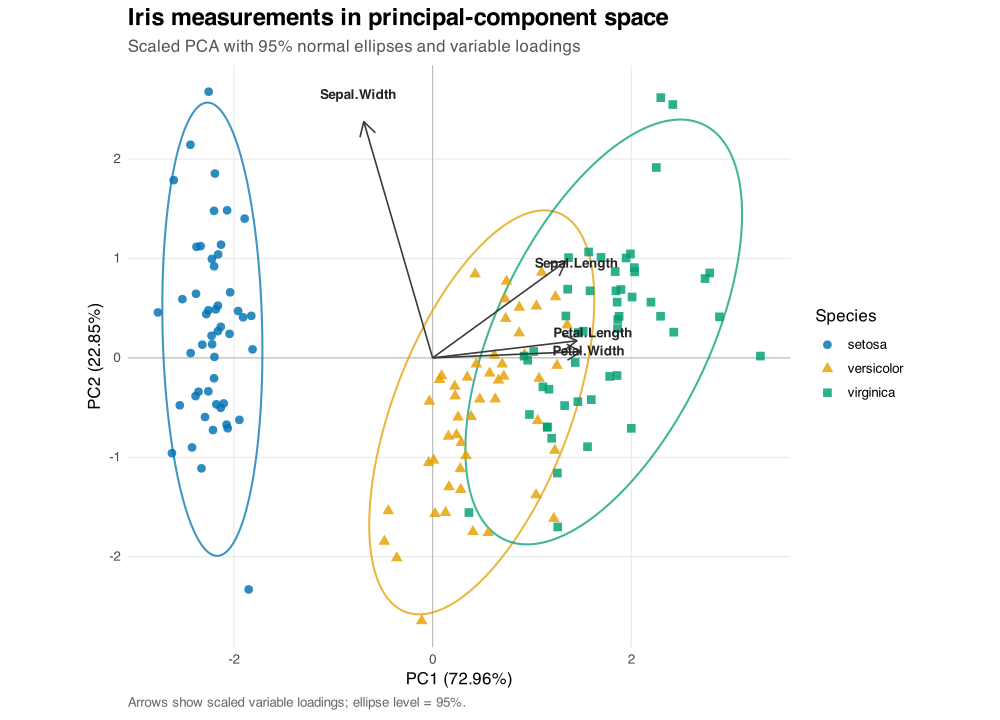

The R source for this figure:
#!/usr/bin/env Rscript

all_args <- commandArgs(trailingOnly = FALSE)
file_arg <- grep("^--file=", all_args, value = TRUE)
if (length(file_arg) != 1L) {
  stop("Could not determine the plot.R script path.", call. = FALSE)
}
script_path <- normalizePath(
  sub("^--file=", "", file_arg[[1L]]),
  mustWork = TRUE
)

args <- commandArgs(trailingOnly = TRUE)
if (length(args) != 2L) {
  stop(
    "Usage: Rscript plot.R <input-file> <output-directory>",
    call. = FALSE
  )
}

main <- function() {
input_file <- args[[1L]]
output_directory <- args[[2L]]
measure_columns <- c(
  "Sepal.Length",
  "Sepal.Width",
  "Petal.Length",
  "Petal.Width"
)
required_columns <- c(measure_columns, "Species")

abort <- function(message) {
  stop(message, call. = FALSE)
}

if (!file.exists(input_file) || isTRUE(file.info(input_file)$isdir)) {
  abort(paste0("Input file does not exist or is not a file: ", input_file))
}
if (!requireNamespace("ggplot2", quietly = TRUE)) {
  abort("The ggplot2 package is required. Install it with install.packages('ggplot2').")
}

input <- tryCatch(
  utils::read.csv(
    input_file,
    stringsAsFactors = FALSE,
    check.names = FALSE
  ),
  error = function(error) {
    abort(paste0("Could not read input CSV: ", conditionMessage(error)))
  }
)

missing_columns <- setdiff(required_columns, names(input))
if (length(missing_columns) > 0L) {
  abort(paste0(
    "Input is missing required column(s): ",
    paste(missing_columns, collapse = ", ")
  ))
}
if (nrow(input) == 0L) {
  abort("Input must contain at least one data row.")
}

for (column in measure_columns) {
  values <- input[[column]]
  if (!is.numeric(values)) {
    abort(paste0("Required measure ", column, " must be numeric."))
  }
  if (anyNA(values)) {
    abort(paste0("Required measure ", column, " contains missing or NA values."))
  }
  if (any(!is.finite(values))) {
    abort(paste0("Required measure ", column, " contains non-finite or Inf values."))
  }
  if (!is.finite(stats::var(values)) || stats::var(values) == 0) {
    abort(paste0(
      "Required measure ",
      column,
      " has zero variance or is constant."
    ))
  }
}

species <- as.character(input$Species)
if (anyNA(species) || any(!nzchar(trimws(species)))) {
  abort("Species contains missing, empty, or blank values.")
}
group_sizes <- table(species)
if (any(group_sizes < 3L)) {
  undersized <- names(group_sizes)[group_sizes < 3L]
  abort(paste0(
    "Every Species group must contain at least 3 rows; undersized group(s): ",
    paste(undersized, collapse = ", ")
  ))
}
input$Species <- species

if (file.exists(output_directory) && !isTRUE(file.info(output_directory)$isdir)) {
  abort(paste0("Output path exists but is not a directory: ", output_directory))
}
if (!dir.exists(output_directory)) {
  created <- dir.create(output_directory, recursive = TRUE, showWarnings = FALSE)
  if (!created) {
    abort(paste0("Could not create output directory: ", output_directory))
  }
}
output_filenames <- c(
  "plot.png",
  "plot.pdf",
  "pca-variance.csv",
  "pca-scores.csv",
  "pca-loadings.csv",
  "index.html"
)
resolved_input <- normalizePath(input_file, mustWork = TRUE)
resolved_outputs <- vapply(
  file.path(output_directory, output_filenames),
  normalizePath,
  character(1),
  mustWork = FALSE
)
if (resolved_input %in% resolved_outputs) {
  abort(
    "Input file would be overwritten by a generated output; choose a different output directory."
  )
}

pca <- stats::prcomp(
  input[measure_columns],
  center = TRUE,
  scale. = TRUE
)
components <- colnames(pca$rotation)
component_signs <- vapply(
  seq_along(components),
  function(index) {
    anchor <- which.max(abs(pca$rotation[, index]))
    if (pca$rotation[anchor, index] < 0) -1 else 1
  },
  numeric(1)
)
pca$rotation <- sweep(pca$rotation, 2L, component_signs, FUN = "*")
pca$x <- sweep(pca$x, 2L, component_signs, FUN = "*")
eigenvalues <- pca$sdev^2
explained_percent <- 100 * eigenvalues / sum(eigenvalues)

variance <- data.frame(
  component = components,
  eigenvalue = eigenvalues,
  explained_percent = explained_percent,
  cumulative_percent = cumsum(explained_percent),
  check.names = FALSE
)
scores <- data.frame(
  sample_id = sprintf("iris_%03d", seq_len(nrow(input))),
  Species = input$Species,
  pca$x[, components, drop = FALSE],
  check.names = FALSE
)
loadings <- data.frame(
  variable = measure_columns,
  pca$rotation[measure_columns, components, drop = FALSE],
  check.names = FALSE
)

staging_directory <- tempfile(
  pattern = ".figureforge-iris-pca-stage-",
  tmpdir = output_directory
)
if (!dir.create(staging_directory, showWarnings = FALSE)) {
  abort("Could not create a temporary staging directory for generated outputs.")
}
on.exit({
  if (dir.exists(staging_directory)) {
    unlink(staging_directory, recursive = TRUE, force = TRUE)
  }
}, add = TRUE)

staged_path <- function(filename) {
  file.path(staging_directory, filename)
}

utils::write.csv(
  variance,
  staged_path("pca-variance.csv"),
  row.names = FALSE
)
utils::write.csv(
  scores,
  staged_path("pca-scores.csv"),
  row.names = FALSE
)
utils::write.csv(
  loadings,
  staged_path("pca-loadings.csv"),
  row.names = FALSE
)

score_extent <- max(abs(scores[, c("PC1", "PC2")]))
loading_extent <- max(abs(loadings[, c("PC1", "PC2")]))
arrow_scale <- if (loading_extent > 0) {
  0.72 * score_extent / loading_extent
} else {
  1
}
loading_plot <- loadings
loading_plot$PC1_plot <- loading_plot$PC1 * arrow_scale
loading_plot$PC2_plot <- loading_plot$PC2 * arrow_scale
loading_plot$label_x <- loading_plot$PC1_plot * 1.08
loading_plot$label_y <- loading_plot$PC2_plot * 1.08 +
  c(-0.10, 0.08, 0.18, -0.12)

species_levels <- unique(input$Species)
okabe_ito <- c("#0072B2", "#E69F00", "#009E73")
if (length(species_levels) > length(okabe_ito)) {
  extra_colors <- grDevices::hcl.colors(
    length(species_levels) - length(okabe_ito),
    palette = "Dark 3"
  )
  species_colors <- c(okabe_ito, extra_colors)
} else {
  species_colors <- okabe_ito[seq_along(species_levels)]
}
names(species_colors) <- species_levels
shape_values <- rep(c(16, 17, 15, 3, 7, 8), length.out = length(species_levels))
names(shape_values) <- species_levels

plot_data <- scores
plot_data$Species <- factor(plot_data$Species, levels = species_levels)

covariance_ellipse <- function(group_data, level = 0.95, points = 181L) {
  coordinates <- as.matrix(group_data[, c("PC1", "PC2"), drop = FALSE])
  center <- colMeans(coordinates)
  covariance <- stats::cov(coordinates)
  decomposition <- eigen(covariance, symmetric = TRUE)
  largest_eigenvalue <- max(c(decomposition$values, 0))
  eigenvalue_floor <- max(
    largest_eigenvalue * 1e-10,
    .Machine$double.eps
  )
  stable_eigenvalues <- pmax(decomposition$values, eigenvalue_floor)
  angles <- seq(0, 2 * pi, length.out = points)
  unit_circle <- rbind(cos(angles), sin(angles))
  transform <- decomposition$vectors %*%
    diag(sqrt(stable_eigenvalues), nrow = 2L)
  ellipse <- sqrt(stats::qchisq(level, df = 2L)) *
    transform %*% unit_circle
  ellipse <- sweep(ellipse, 1L, center, FUN = "+")
  data.frame(
    PC1 = ellipse[1L, ],
    PC2 = ellipse[2L, ],
    Species = factor(
      rep(as.character(group_data$Species[[1L]]), ncol(ellipse)),
      levels = species_levels
    ),
    check.names = FALSE
  )
}

ellipse_data <- do.call(
  rbind,
  lapply(
    split(plot_data, plot_data$Species, drop = TRUE),
    covariance_ellipse
  )
)

p <- ggplot2::ggplot(
  plot_data,
  ggplot2::aes(x = PC1, y = PC2, color = Species, shape = Species)
) +
  ggplot2::geom_hline(yintercept = 0, color = "#B8B8B8", linewidth = 0.35) +
  ggplot2::geom_vline(xintercept = 0, color = "#B8B8B8", linewidth = 0.35) +
  ggplot2::geom_path(
    data = ellipse_data,
    ggplot2::aes(x = PC1, y = PC2, color = Species, group = Species),
    inherit.aes = FALSE,
    linewidth = 0.7,
    alpha = 0.75,
    show.legend = FALSE
  ) +
  ggplot2::geom_point(size = 2.7, alpha = 0.82, stroke = 0.35) +
  ggplot2::geom_segment(
    data = loading_plot,
    ggplot2::aes(
      x = 0,
      y = 0,
      xend = PC1_plot,
      yend = PC2_plot
    ),
    inherit.aes = FALSE,
    color = "#3A3A3A",
    linewidth = 0.55,
    arrow = grid::arrow(length = grid::unit(0.16, "inches"))
  ) +
  ggplot2::geom_text(
    data = loading_plot,
    ggplot2::aes(
      x = label_x,
      y = label_y,
      label = variable
    ),
    inherit.aes = FALSE,
    color = "#252525",
    size = 3.4,
    fontface = "bold",
    check_overlap = TRUE
  ) +
  ggplot2::scale_color_manual(values = species_colors) +
  ggplot2::scale_shape_manual(values = shape_values) +
  ggplot2::coord_equal() +
  ggplot2::labs(
    title = "Iris measurements in principal-component space",
    subtitle = "Scaled PCA with 95% normal ellipses and variable loadings",
    x = sprintf("PC1 (%.2f%%)", explained_percent[[1L]]),
    y = sprintf("PC2 (%.2f%%)", explained_percent[[2L]]),
    color = "Species",
    shape = "Species",
    caption = "Arrows show scaled variable loadings; ellipse level = 95%."
  ) +
  ggplot2::theme_minimal(base_size = 12) +
  ggplot2::theme(
    panel.grid.minor = ggplot2::element_blank(),
    panel.grid.major = ggplot2::element_line(color = "#E7E7E7", linewidth = 0.35),
    plot.title = ggplot2::element_text(face = "bold", size = 17),
    plot.subtitle = ggplot2::element_text(color = "#555555"),
    legend.position = "right",
    plot.caption = ggplot2::element_text(color = "#666666", hjust = 0)
  )

ggplot2::ggsave(
  staged_path("plot.png"),
  plot = p,
  width = 10,
  height = 7.2,
  units = "in",
  dpi = 300,
  bg = "white"
)
ggplot2::ggsave(
  staged_path("plot.pdf"),
  plot = p,
  width = 10,
  height = 7.2,
  units = "in",
  device = grDevices::cairo_pdf,
  bg = "white"
)

html_escape <- function(value) {
  value <- enc2utf8(as.character(value))
  value <- gsub("&", "&amp;", value, fixed = TRUE)
  value <- gsub("<", "&lt;", value, fixed = TRUE)
  value <- gsub(">", "&gt;", value, fixed = TRUE)
  value <- gsub("\"", "&quot;", value, fixed = TRUE)
  gsub("'", "&#39;", value, fixed = TRUE)
}

numeric_table_rows <- function(data, label_column, numeric_columns, digits = 6L) {
  vapply(seq_len(nrow(data)), function(index) {
    values <- vapply(
      data[index, numeric_columns, drop = FALSE],
      function(value) formatC(
        value[[1L]],
        digits = digits,
        format = "f",
        decimal.mark = "."
      ),
      character(1)
    )
    paste0(
      "<tr><th scope=\"row\">",
      html_escape(data[[label_column]][[index]]),
      "</th><td>",
      paste(html_escape(values), collapse = "</td><td>"),
      "</td></tr>"
    )
  }, character(1))
}

variance_rows <- numeric_table_rows(
  variance,
  "component",
  c("eigenvalue", "explained_percent", "cumulative_percent")
)
loading_rows <- numeric_table_rows(
  loadings,
  "variable",
  components
)
input_basename <- basename(input_file)

relative_path <- function(target, from_directory) {
  target <- normalizePath(target, winslash = "/", mustWork = TRUE)
  from_directory <- normalizePath(
    from_directory,
    winslash = "/",
    mustWork = TRUE
  )
  target_volume <- sub("^(([A-Za-z]:)?/).*$", "\\1", target)
  from_volume <- sub("^(([A-Za-z]:)?/).*$", "\\1", from_directory)
  if (!identical(tolower(target_volume), tolower(from_volume))) {
    abort("Script, input, and output must be on the same filesystem volume.")
  }
  target_parts <- strsplit(
    sub("^([A-Za-z]:)?/", "", target),
    "/",
    fixed = FALSE
  )[[1L]]
  from_parts <- strsplit(
    sub("^([A-Za-z]:)?/", "", from_directory),
    "/",
    fixed = FALSE
  )[[1L]]
  common_count <- 0L
  limit <- min(length(target_parts), length(from_parts))
  while (
    common_count < limit &&
      identical(
        target_parts[[common_count + 1L]],
        from_parts[[common_count + 1L]]
      )
  ) {
    common_count <- common_count + 1L
  }
  upward <- if (common_count < length(from_parts)) {
    rep("..", length(from_parts) - common_count)
  } else {
    character()
  }
  downward <- if (common_count < length(target_parts)) {
    target_parts[seq.int(common_count + 1L, length(target_parts))]
  } else {
    character()
  }
  result <- paste(c(upward, downward), collapse = "/")
  if (nzchar(result)) result else "."
}

url_encode_relative_path <- function(path) {
  parts <- strsplit(enc2utf8(path), "/", fixed = TRUE)[[1L]]
  encoded_parts <- vapply(
    parts,
    function(part) {
      if (part %in% c("", ".", "..")) {
        part
      } else {
        utils::URLencode(part, reserved = TRUE)
      }
    },
    character(1)
  )
  paste(encoded_parts, collapse = "/")
}

output_path <- normalizePath(output_directory, winslash = "/", mustWork = TRUE)
script_relative <- relative_path(script_path, output_path)
input_relative <- relative_path(input_file, output_path)
readme_path <- file.path(dirname(script_path), "README.md")

file_link <- function(target, label) {
  if (!file.exists(target) || isTRUE(file.info(target)$isdir)) {
    return("")
  }
  paste0(
    "<li><a href=\"",
    html_escape(url_encode_relative_path(relative_path(target, output_path))),
    "\">",
    html_escape(label),
    "</a></li>"
  )
}

rerun_command <- paste(
  "Rscript",
  shQuote(script_relative, type = "sh"),
  shQuote(input_relative, type = "sh"),
  "."
)
loading_headers <- paste0(
  "<th>",
  html_escape(components),
  "</th>",
  collapse = ""
)

html <- c(
  "<!doctype html>",
  "<html lang=\"en\">",
  "<head>",
  "<meta charset=\"UTF-8\">",
  "<meta name=\"viewport\" content=\"width=device-width, initial-scale=1\">",
  "<title>FigureForge Iris PCA report</title>",
  "<style>",
  ":root{color-scheme:light;--ink:#17202a;--muted:#59636e;--line:#dce3e8;--accent:#0072b2;--paper:#fff;--wash:#f3f7f9}",
  "*{box-sizing:border-box}body{margin:0;background:var(--wash);color:var(--ink);font:16px/1.55 system-ui,-apple-system,BlinkMacSystemFont,\"Segoe UI\",sans-serif}",
  "main{width:min(1120px,calc(100% - 2rem));margin:2rem auto;background:var(--paper);padding:clamp(1.1rem,3vw,3rem);border:1px solid var(--line);border-radius:14px;box-shadow:0 12px 34px rgba(24,43,58,.08)}",
  "h1,h2{line-height:1.2}h1{margin-top:0}h2{margin-top:2rem}p{max-width:78ch}.lede{font-size:1.08rem;color:var(--muted)}",
  "figure{margin:1.5rem 0}img{display:block;width:100%;height:auto;border:1px solid var(--line);border-radius:8px}figcaption{margin-top:.6rem;color:var(--muted)}",
  ".tables{display:grid;grid-template-columns:repeat(auto-fit,minmax(300px,1fr));gap:1.25rem;align-items:start}.table-wrap{overflow-x:auto}",
  "table{width:100%;border-collapse:collapse;font-size:.9rem}th,td{padding:.48rem .58rem;border-bottom:1px solid var(--line);text-align:right;white-space:nowrap}th:first-child,td:first-child{text-align:left}thead th{background:var(--wash)}",
  "a{color:var(--accent)}code{background:var(--wash);padding:.18rem .35rem;border-radius:4px;overflow-wrap:anywhere}",
  "@media(max-width:620px){main{width:100%;margin:0;border:0;border-radius:0;padding:1rem}body{background:var(--paper)}}",
  "</style>",
  "</head>",
  "<body><main>",
  "<h1>FigureForge Iris PCA report</h1>",
  paste0(
    "<p class=\"lede\"><strong>FigureForge request:</strong> Turn the Iris measurements into a clear PC1-PC2 biplot, ",
    "showing species structure, 95% group ellipses, and the variables that drive the projection.</p>"
  ),
  paste0(
    "<p><strong>Input:</strong> ",
    nrow(input),
    " rows × ",
    ncol(input),
    " columns from <code>",
    html_escape(input_basename),
    "</code>.</p>"
  ),
  paste0(
    "<p><strong>Method and adaptation:</strong> The four measurement columns were centered and scaled, then analyzed with ",
    "<code>stats::prcomp</code>. The referenced PCA case's visual grammar was adapted to this public dataset: species use both ",
    "color and shape, normal ellipses summarize groups, and scaled loading arrows explain direction without reusing private data or code.</p>"
  ),
  sprintf(
    "<p><strong>Result:</strong> PC1 explains %.6f%% and PC2 explains %.6f%% of scaled variance (%.6f%% cumulatively).</p>",
    explained_percent[[1L]],
    explained_percent[[2L]],
    sum(explained_percent[1:2])
  ),
  "<figure><img src=\"plot.png\" alt=\"PC1-PC2 biplot of Iris measurements by species with loading arrows\"><figcaption>Points encode Species by color and shape; outlines are 95% normal ellipses.</figcaption></figure>",
  "<div class=\"tables\">",
  "<section><h2>Variance summary</h2><div class=\"table-wrap\"><table><thead><tr><th>Component</th><th>Eigenvalue</th><th>Explained %</th><th>Cumulative %</th></tr></thead><tbody>",
  variance_rows,
  "</tbody></table></div></section>",
  paste0(
    "<section><h2>Loading summary</h2><div class=\"table-wrap\"><table><thead><tr><th>Variable</th>",
    loading_headers,
    "</tr></thead><tbody>"
  ),
  loading_rows,
  "</tbody></table></div></section>",
  "</div>",
  "<h2>Files</h2><ul>",
  "<li><a href=\"plot.png\">PNG figure</a></li>",
  "<li><a href=\"plot.pdf\">PDF figure</a></li>",
  "<li><a href=\"pca-variance.csv\">PCA variance CSV</a></li>",
  "<li><a href=\"pca-scores.csv\">PCA scores CSV</a></li>",
  "<li><a href=\"pca-loadings.csv\">PCA loadings CSV</a></li>",
  file_link(input_file, "Input CSV"),
  file_link(script_path, "R script"),
  file_link(readme_path, "README"),
  "</ul>",
  "<h2>Reproduce</h2>",
  paste0(
    "<p>From this directory, run <code>",
    html_escape(rerun_command),
    "</code>.</p>"
  ),
  "</main></body>",
  "</html>"
)
writeLines(
  html,
  staged_path("index.html"),
  useBytes = TRUE
)

staged_outputs <- file.path(staging_directory, output_filenames)
if (
  !all(file.exists(staged_outputs)) ||
    !all(file.info(staged_outputs)$size > 0L)
) {
  abort("Generation failed because one or more staged outputs are missing or empty.")
}

is_symbolic_link <- function(path) {
  target <- Sys.readlink(path)
  length(target) == 1L && !is.na(target) && nzchar(target)
}

destination_paths <- stats::setNames(
  file.path(output_directory, output_filenames),
  output_filenames
)
if (file.access(output_directory, mode = 2L) != 0L) {
  abort("Output directory is not writable; no outputs were published.")
}
for (filename in output_filenames) {
  destination <- destination_paths[[filename]]
  destination_exists <- file.exists(destination) ||
    is_symbolic_link(destination)
  if (destination_exists && isTRUE(file.info(destination)$isdir)) {
    abort(paste0(
      "Cannot publish ",
      filename,
      " because its destination is a directory; no outputs were published."
    ))
  }
  resolved_destination <- normalizePath(
    destination,
    winslash = "/",
    mustWork = FALSE
  )
  if (identical(resolved_destination, resolved_input)) {
    abort(paste0(
      "Cannot publish ",
      filename,
      " because its destination resolves to the input file."
    ))
  }
}

backup_directory <- tempfile(
  pattern = ".figureforge-iris-pca-backup-",
  tmpdir = output_directory
)
if (!dir.create(backup_directory, showWarnings = FALSE)) {
  abort("Could not create a same-filesystem backup area; no outputs were published.")
}

backed_up <- character()
published <- character()
transaction_active <- TRUE

rollback_publication <- function() {
  rollback_errors <- character()
  for (filename in rev(published)) {
    destination <- destination_paths[[filename]]
    if (file.exists(destination) || is_symbolic_link(destination)) {
      if (
        isTRUE(file.info(destination)$isdir) ||
          unlink(destination, recursive = FALSE, force = TRUE) != 0L
      ) {
        rollback_errors <- c(
          rollback_errors,
          paste0("could not remove newly published ", filename)
        )
      }
    }
  }
  for (filename in backed_up) {
    backup_file <- file.path(backup_directory, filename)
    destination <- destination_paths[[filename]]
    if (
      file.exists(backup_file) || is_symbolic_link(backup_file)
    ) {
      if (
        file.exists(destination) ||
          is_symbolic_link(destination) ||
          !isTRUE(suppressWarnings(file.rename(backup_file, destination)))
      ) {
        rollback_errors <- c(
          rollback_errors,
          paste0("could not restore original ", filename)
        )
      }
    }
  }
  rollback_errors
}

on.exit({
  if (transaction_active) {
    rollback_publication()
  }
  if (dir.exists(backup_directory)) {
    unlink(backup_directory, recursive = TRUE, force = TRUE)
  }
}, add = TRUE)

test_fail_value <- Sys.getenv(
  "FIGUREFORGE_INTERNAL_TEST_FAIL_AFTER_PUBLISH",
  unset = ""
)
test_fail_after <- NA_integer_
if (nzchar(test_fail_value)) {
  test_fail_after <- suppressWarnings(as.integer(test_fail_value))
  if (
    is.na(test_fail_after) ||
      test_fail_after < 1L ||
      test_fail_after > length(output_filenames)
  ) {
    abort(
      "FIGUREFORGE_INTERNAL_TEST_FAIL_AFTER_PUBLISH must be an integer within the output count."
    )
  }
}

publication_error <- tryCatch(
  {
    for (filename in output_filenames) {
      destination <- destination_paths[[filename]]
      if (file.exists(destination) || is_symbolic_link(destination)) {
        backup_file <- file.path(backup_directory, filename)
        if (!isTRUE(suppressWarnings(file.rename(destination, backup_file)))) {
          stop(
            paste0("Could not back up existing output: ", filename),
            call. = FALSE
          )
        }
        backed_up <- c(backed_up, filename)
      }
    }

    for (filename in output_filenames) {
      staged_file <- staged_path(filename)
      destination <- destination_paths[[filename]]
      if (!isTRUE(suppressWarnings(file.rename(staged_file, destination)))) {
        stop(
          paste0("Could not atomically publish generated output: ", filename),
          call. = FALSE
        )
      }
      published <- c(published, filename)
      if (
        !is.na(test_fail_after) &&
          length(published) == test_fail_after
      ) {
        stop(
          paste0(
            "Injected internal test failure after publishing ",
            test_fail_after,
            " outputs."
          ),
          call. = FALSE
        )
      }
    }
    NULL
  },
  error = function(error) error
)

if (inherits(publication_error, "error")) {
  rollback_errors <- rollback_publication()
  if (length(rollback_errors) == 0L) {
    transaction_active <- FALSE
    abort(paste0(
      "Output publication failed; every original output was restored. ",
      conditionMessage(publication_error)
    ))
  }
  abort(paste0(
    "Output publication failed and rollback was incomplete: ",
    paste(rollback_errors, collapse = "; "),
    ". Original error: ",
    conditionMessage(publication_error)
  ))
}

transaction_active <- FALSE
backup_cleanup_status <- unlink(
  backup_directory,
  recursive = TRUE,
  force = TRUE
)
if (backup_cleanup_status != 0L || dir.exists(backup_directory)) {
  abort("Outputs were published, but the temporary backup area could not be removed.")
}

message("FigureForge Iris PCA outputs written to: ", output_directory)
}

main()
